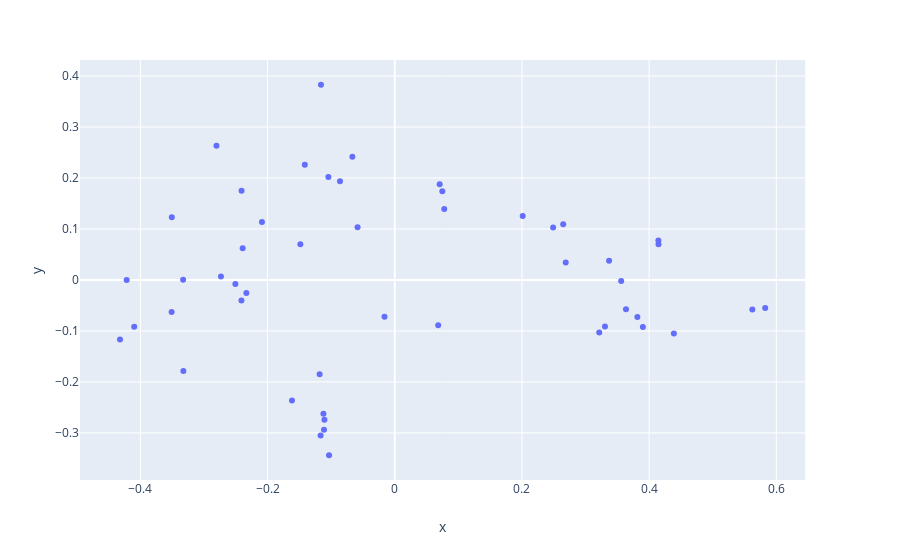

Here is the notebook cell this chart was saved with:
### Code cell
import plotly.express as px
fig = px.scatter([embs, ], x="x", y="y", hover_data=['index'])
fig.show()

### Figure 1 — Plotly figure (JSON) as saved in the notebook; plotly's stock layout.template omitted (floating-point values rounded to 4 significant figures)
{"data": [{"customdata": [["algorithm"], ["base"], ["design"], ["distribut"], ["email"], ["home"], ["inform"], ["interest"], ["model"], ["network"], ["offic"], ["paper"], ["parallel"], ["phone"], ["process"], ["public"], ["schedul"], ["system"], ["technolog"], ["web"], ["data"], ["hour"], ["mail"], ["assist"], ["engin"], ["fall"], ["fax"], ["gener"], ["problem"], ["professor"], ["student"], ["address"], ["includ"], ["link"], ["list"], ["current"], ["group"], ["project"], ["updat"], ["work"], ["graduat"], ["languag"], ["softwar"], ["applic"], ["class"], ["program"], ["teach"], ["area"], ["time"], ["develop"]], "hoverlabel": {"namelength": 0}, "hovertemplate": "x=%{x}<br>y=%{y}<br>index=%{customdata[0]}", "legendgroup": "", "marker": {"color": "#636efa", "symbol": "circle"}, "mode": "markers", "name": "", "showlegend": false, "type": "scatter", "x": [-0.2803, -0.4097, -0.2506, -0.2409, -0.1166, -0.1484, -0.116, 0.3901, -0.2088, -0.2391, -0.3324, -0.2733, -0.05846, -0.1616, -0.4215, 0.07779, 0.3815, -0.2333, 0.06827, 0.07063, -0.3506, 0.356, -0.1181, 0.5825, 0.3305, 0.4389, 0.249, -0.06663, -0.08607, 0.2688, 0.4145, -0.1122, -0.3508, -0.1044, 0.2012, -0.1033, -0.1112, -0.1106, -0.1414, 0.3636, 0.4148, -0.432, -0.01616, -0.3327, 0.2648, 0.0748, 0.5622, 0.3215, 0.337, -0.2411], "xaxis": "x", "y": [0.2633, -0.09174, -0.007822, 0.1751, -0.3049, 0.07018, 0.3829, -0.09221, 0.1139, 0.06197, -0.1786, 0.006873, 0.1033, -0.2365, -0.0002519, 0.139, -0.07281, -0.02571, -0.08897, 0.1877, 0.1231, -0.002274, -0.1848, -0.05491, -0.09129, -0.105, 0.1028, 0.2418, 0.1935, 0.03425, 0.07764, -0.2626, -0.06282, 0.2019, 0.1257, -0.3439, -0.2937, -0.274, 0.2262, -0.05727, 0.0701, -0.1168, -0.07235, 0.0003295, 0.1092, 0.1742, -0.05815, -0.103, 0.0376, -0.04007], "yaxis": "y"}], "layout": {"autosize": true, "legend": {"tracegroupgap": 0}, "margin": {"t": 60}, "xaxis": {"anchor": "y", "autorange": true, "domain": [0, 0.98], "range": [-0.4944, 0.6448], "title": {"text": "x"}, "type": "linear"}, "yaxis": {"anchor": "x", "autorange": true, "domain": [0, 1], "range": [-0.3954, 0.4345], "title": {"text": "y"}, "type": "linear"}}}
